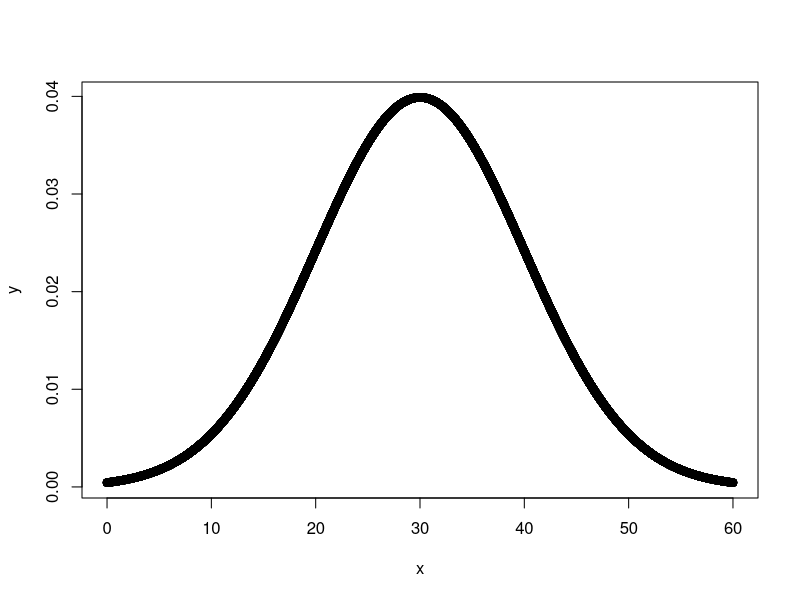

R code for this plot: (Note: this script raises an error after producing the figure.)
## ---- chunk 1
mu0=30
tau0=10
x=seq(mu0-3*tau0, mu0+3*tau0, 0.001)
y=dnorm(x, mean=mu0, sd=tau0)
plot(x,y)
## ---- chunk 2
#POSTERIOR DISTRIBUTION
mun=36.868
sigman=0.892
x1=seq(mun-3*sigma, mun+3*sigma, 0.001)
y1=dnorm(x1, mean=mun, sd=sigman)
plot(x1,y1)
lines(x, dnorm(x, mean=mu0, sd=tau0))
## ---- chunk 3
#PART B EXAMPLE 1
# H0: mu<35 vs H1: mu>35
# p.value=P(Posterior>35)
p.value=1-pnorm(35, mean=mun, sd=sigman)
p.value

# We fail to reject the null hypothesis
## ---- chunk 4
Normalsummary <- function(data.vec,pop.var,prior.mean,prior.var,alpha) {
  #data.vec : data set in vector form
  #pop.var=sigma : which is known
  #prior.mean = the prior mean : mu0
  #prior.var= the prio var: tau0
  #alpha: the level of significance
  if(length(data.vec) <= 1)
    stop("Warning: input data must be a vector")
  mu.hat <- (prior.mean/prior.var +
               length(data.vec)*mean(data.vec)/pop.var)/
    (1/prior.var + length(data.vec)/pop.var)
  sigma.hat <- 1/(1/prior.var + length(data.vec)/pop.var)
  n.alpha=qnorm(1-alpha/2,0,1)
  credible.int<-c(mu.hat-n.alpha*sqrt(sigma.hat),mu.hat+n.alpha*sqrt(sigma.hat))
  list(mu.hat=mu.hat,sigma.hat=sigma.hat,
       credible.interval=credible.int)
}
## ---- chunk 5
x=seq(17,47,.001)
chuck=rep(0,length(x))

#Now we find Chuck's posterior distribution numerically
#step 1 :define Chuck's prior piecewisely
chuckprior=function(x){
  f=rep(0,length(x))
  for(i in 1:length(x)){
    if (x[i]<=18){
      f[i]=0
    }
    if (x[i]>=18 & x[i]<=24){
      f[i]=(x[i]-18)/6
    }
    
    if (x[i]>=24 & x[i]<=40){
      f[i]=1
    }
    
    if (x[i]>=40 & x[i]<=46){
      f[i]=-(x[i]-46)/6
    }
    
  }
  return(f)
}
## ---- chunk 6
n=12
ybar=32
## ---- chunk 7
#Find normalized constant using Numerical integral (The possibly computationally intensive integral)
C=integrate(function(t){chuckprior(t)*dnorm(t,mean=ybar,sd=ybar/sqrt(n))},17,47)
## ---- chunk 8
chuck=(chuckprior(x)*dnorm(x,mean=ybar,sd=ybar/sqrt(n)))/C$value 
plot(x,chuckprior(x),col="red",xlab="prior distribution",ylab = "")
plot(x,chuck,col="red",xlab="Posterior distribution",ylab = "")
## ---- chunk 9
#Chuck's posterior mean
C1=integrate(function(t){t*chuckprior(t)*dnorm(t,mean=ybar,sd=ybar/sqrt(n))},17,47)
chuckmean=C1$value/C$value
chuckmean
## ---- chunk 10
#Chuck's posterior sd
C2=integrate(function(t){t^2*chuckprior(t)*dnorm(t,mean=ybar,sd=ybar/sqrt(n))},17,47)
chuckvar=C2$value/C$value-chuckmean^2
chucksd=sqrt(chuckvar)
chucksd
## ---- chunk 11
#95 % Credible interval
c(chuckmean-1.96*chucksd,chuckmean+1.96*chucksd)
## ---- chunk 12
mu0=1.9 ; k0=1
s20 =0.10 ; v0=1
## ---- chunk 13
y=c(1.64 , 1.70 , 1.72 , 1.74 , 1.82 , 1.82 , 1.82 , 1.90 , 2.08 )
n=length(y) ; ybar=mean (y) ; s2=var(y)
## ---- chunk 14
kn=k0+n ; vn=v0+n
mun=(k0*mu0 + n*ybar )/kn
## ---- chunk 15
alphaprime=(v0+n)/2
betaprime=((v0*s20 +(n-1)*s2 +k0*n*(ybar-mu0 )^2 /(kn))/(vn))*(v0+n)/2
meansigma=betaprime/(alphaprime-1)
mun
meansigma
